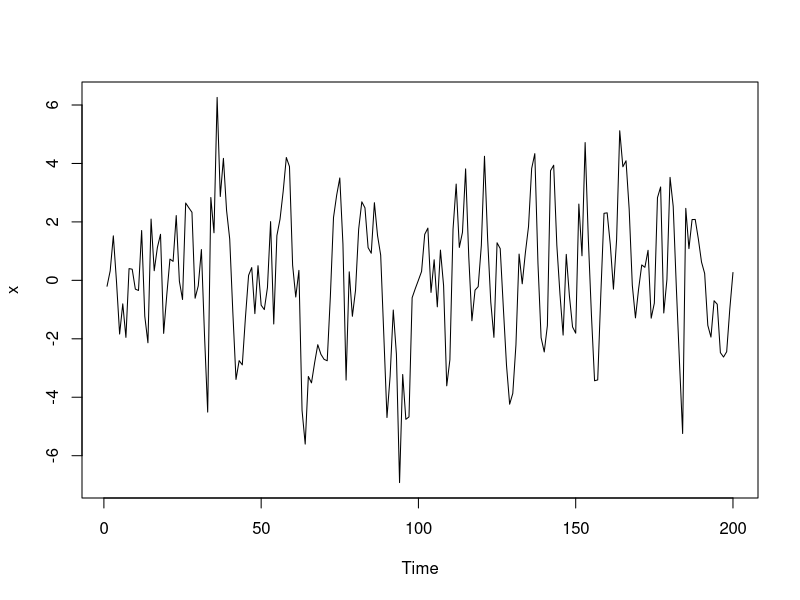
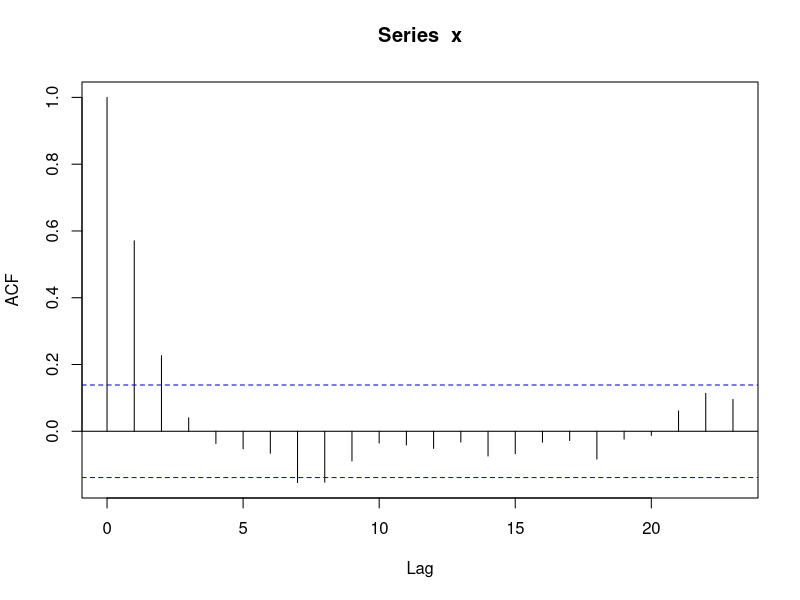

These figures' R source, in order: (Note: this script raises an error after producing the figures.)
x <-rnorm(2)
w <- rnorm(200, sd=2)

for (t in 3:200) {
  x[t] <- 0.7 * x[t - 1] - 0.2 * x[t - 2] + w[t]
}


x.t2 <- x[1:198]
# create X[t-1]
x.t1 <- x[2:199]
# create X[t]
x.t <- x[3:200]
temp.lm<-lm(x.t ~ x.t1 + x.t2)

summary(temp.lm)

temp.lm

print(coef(temp.lm))

ts.plot(x)
acf(x)

ts.x<-ts(x)
HoltWinters(ts.x, seasonal = c("additive"))


?HoltWinters
(temp.ar <- ar(x))



print(temp.ar$order)

temp.ar$var.pred[w[x]]

print(summary(temp.ar))



w$var

print(sqrt(temp.ar$var))

temp.ar$var

var.pred

ts.plot(temp.ar$resid)

temp.ar$var.pred

(acf(temp.ar$resid))

acf(temp.ar$resid[-(1:2)])
temp.ar$resid
temp.ar.yw <- ar(temp.ar,method="yule-walker")

getwd()


